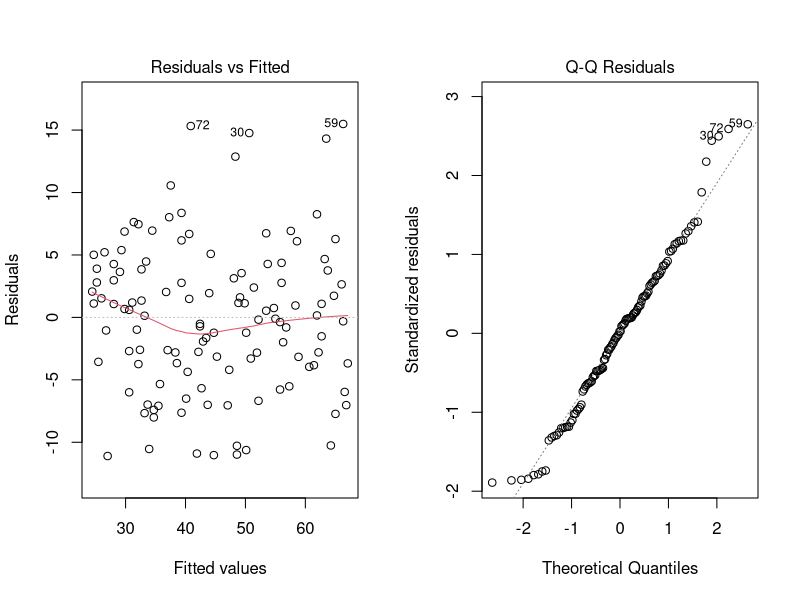
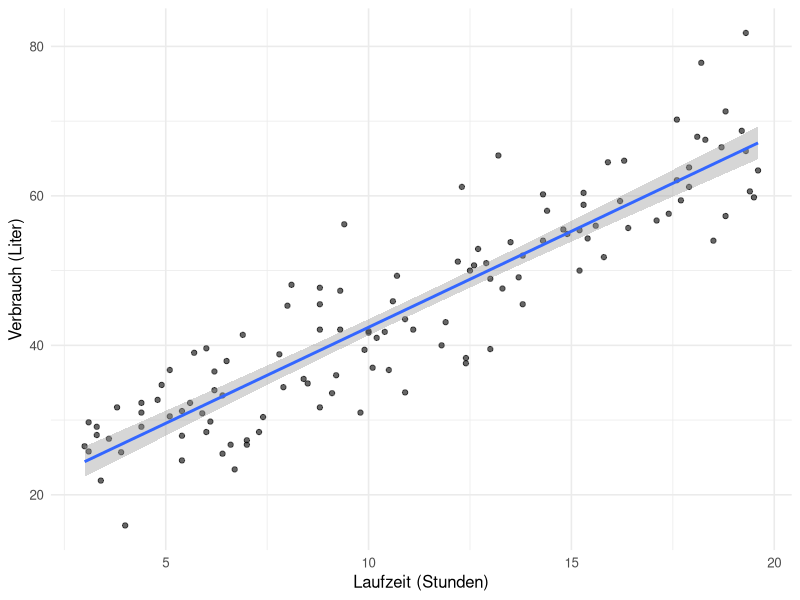
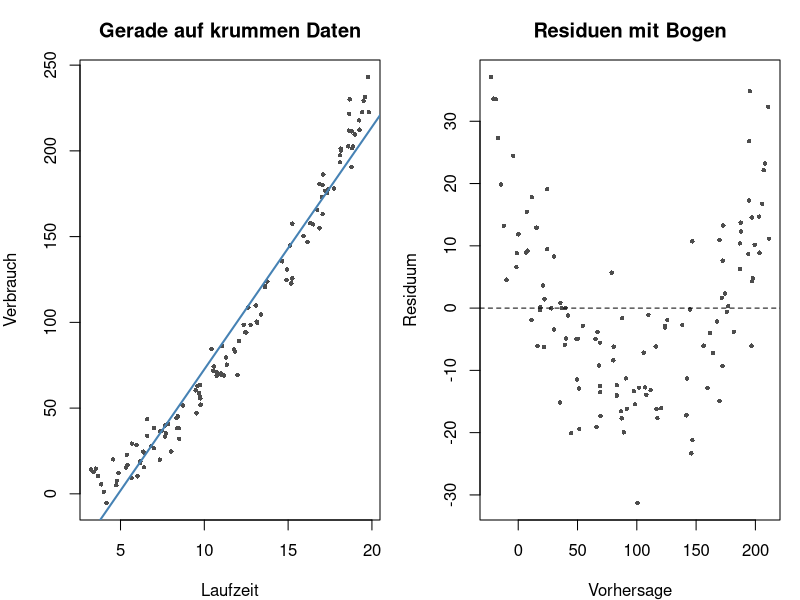

Write R code to recreate these figures, in order.
## ---- chunk 1
#| label: setup-r
#| include: false
library(ggplot2)
library(lmtest)

theme_set(theme_minimal(base_size = 12))
set.seed(2026)
## ---- chunk 2
#| label: fig-diagnostik-elr-r
#| fig-cap: "Residuen gegen Vorhersage und QQ-Plot der Residuen."
n <- 120
anlagen <- data.frame(laufzeit = round(runif(n, 3, 20), 1))
anlagen$verbrauch <- round(14 + 2.8 * anlagen$laufzeit + rnorm(n, 0, 6), 1)

modell <- lm(verbrauch ~ laufzeit, data = anlagen)

par(mfrow = c(1, 2))
plot(modell, which = 1)
plot(modell, which = 2)
par(mfrow = c(1, 1))

bptest(modell)
## ---- chunk 3
#| label: durchfuehrung-elr-r
summary(modell)
confint(modell)
## ---- chunk 4
#| label: r2-korrelation-r
round(c(r_quadrat = summary(modell)$r.squared,
        korrelation_quadriert = cor(anlagen$laufzeit, anlagen$verbrauch)^2), 4)
## ---- chunk 5
#| label: fig-szenario-a-elr-r
#| fig-cap: "Beobachtungen, geschätzte Gerade und Konfidenzband des Mittelwerts."
round(cbind(Schaetzwert = coef(modell), confint(modell)), 3)

ggplot(anlagen, aes(laufzeit, verbrauch)) +
  geom_point(alpha = 0.6) +
  geom_smooth(method = "lm", formula = y ~ x) +
  labs(x = "Laufzeit (Stunden)", y = "Verbrauch (Liter)")
## ---- chunk 6
#| label: szenario-b-elr-r
set.seed(23)
n_b <- 40
ohne <- data.frame(hallentemperatur = runif(n_b, 15, 25))
ohne$verbrauch <- 60 + rnorm(n_b, 0, 12)

modell_b <- lm(verbrauch ~ hallentemperatur, data = ohne)
summary(modell_b)
confint(modell_b)
## ---- chunk 7
#| label: fig-szenario-c-elr-r
#| fig-cap: "Links die angepasste Gerade auf gekrümmten Daten, rechts das Residuenmuster."
#| fig-height: 3.2
set.seed(5)
n_c <- 120
krumm <- data.frame(laufzeit = runif(n_c, 3, 20))
krumm$verbrauch <- 0.6 * krumm$laufzeit^2 + rnorm(n_c, 0, 8)

modell_c <- lm(verbrauch ~ laufzeit, data = krumm)
summary(modell_c)$r.squared

par(mfrow = c(1, 2), mar = c(4, 4, 3, 1))
plot(krumm$laufzeit, krumm$verbrauch, pch = 16, cex = 0.6, col = "grey30",
     xlab = "Laufzeit", ylab = "Verbrauch", main = "Gerade auf krummen Daten")
abline(modell_c, col = "steelblue", lwd = 2)
plot(fitted(modell_c), resid(modell_c), pch = 16, cex = 0.6, col = "grey30",
     xlab = "Vorhersage", ylab = "Residuum", main = "Residuen mit Bogen")
abline(h = 0, lty = 2)
par(mfrow = c(1, 1))
## ---- chunk 8
#| label: szenario-d-elr-r
mit_ausreisser <- rbind(anlagen, data.frame(laufzeit = 45, verbrauch = 20))

modell_d <- lm(verbrauch ~ laufzeit, data = mit_ausreisser)
round(c(ohne = coef(modell)[2], mit = coef(modell_d)[2]), 3)
round(max(cooks.distance(modell_d)), 2)
